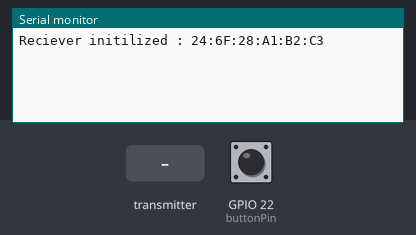
Recording of a sketch running on a simulated ESP32. Parts: the last lines printed to the serial monitor. The inputs (shaded band) are chosen by the test bench; at power-on: GPIO 22 (buttonPin) HIGH.

Above: at 1.2 s.
1.3 s: GPIO 22 (buttonPin) pulled LOW for 0.15 s
At 2.6 s:
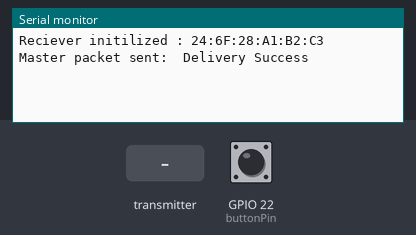
3.8 s: the transmitter starts sending a = 0
At 4.11 s:
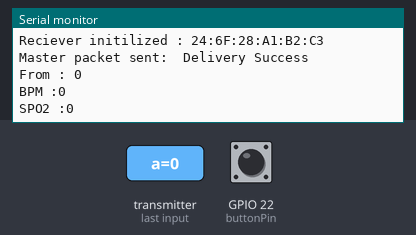
5.3 s: the transmitter starts sending bpm = 1024
6.8 s: the transmitter starts sending spo2 = 1024
At 7.11 s:
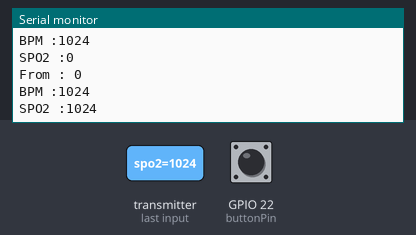
8.3 s: the transmitter starts sending a = 1
9.8 s: the transmitter starts sending bpm = 2048
Timing chart, 0 to 12.3 s (numbered marks = the images above; inputs shaded):
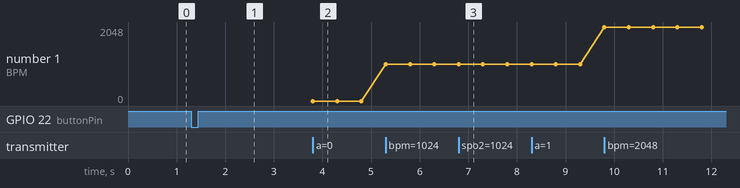

The sketch:

master-esp32.ino
```cpp
/*
* The purpose of this code is to allow a master ESP32 to control the measurement
* (heartbeat and blood oxygenation rate) and retrieve these values
* via the ESP-NOW protocol. This is the master code.
*/


/****************************/
/******** LIBRARIES *********/
/****************************/

#include <esp_now.h>
#include <WiFi.h>


/****************************/
/* VARIABLES INITIALISATION */
/****************************/

const char nom[10]="Master";                                                        // Name of the ESP to allow a better visualization
uint8_t broadcastAddress[] = {0x30, 0x83, 0x98, 0xDE, 0x0A, 0x34};                  // RECEIVER MAC ADDRESS

// Button
const int buttonPin = 22;
int buttonState = 0;
int envoi_succeed;

// Structure use in the ESP-NOW protocol, (must match the receiver structure)
typedef struct struct_message {
 char a[32];                                                                        // Name of the transmitter
 int bpm;                                                                           // BPM value
 int spo2;                                                                          // SPO2 value
} struct_message;
struct_message myData;
struct_message dataRcv;


/****************************/
/******** FUNCTIONS  ********/
/****************************/

// Callbacks for sending and receiving data
void OnDataSent(const uint8_t *mac_addr, esp_now_send_status_t status) {
 Serial.print(F("\r\nMaster packet sent:\t"));
 Serial.println(status == ESP_NOW_SEND_SUCCESS ? "Delivery Success" : "Delivery Fail"); // Print the state of the delivery
 if(status == ESP_NOW_SEND_SUCCESS) {                                               // If the message is send
  envoi_succeed = 1;                                                                 // This variable get the value 1
 }
}

void OnDataRecv(const uint8_t * mac, const uint8_t *incomingData, int len) {
 memcpy(&dataRcv, incomingData, sizeof(dataRcv));
 Serial.print("From : ");
 Serial.println(dataRcv.a);                                                         // Print the name of the transmitter of the message
 Serial.print("BPM :");
 Serial.println(dataRcv.bpm);                                                       // If actions are both -1, the slave send back measurements of BPM and SPO2
 Serial.print("SPO2 :");
 Serial.println(dataRcv.spo2);
 Serial.println();
}


/****************************/
/********** SETUP ***********/
/****************************/

void setup() {

 Serial.begin(115200); // Init Serial Monitor

 pinMode(buttonPin, INPUT_PULLUP); // Init button

 WiFi.mode(WIFI_STA); // Set device as a Wi-Fi Station

 // Init ESP-NOW
 if (esp_now_init() != ESP_OK) {
   Serial.println(F("Error initializing ESP-NOW"));
   return;
 }
 Serial.print(F("Reciever initilized : "));
 Serial.println(WiFi.macAddress());

 // Define callback functions
 esp_now_register_send_cb(OnDataSent);
 esp_now_register_recv_cb(OnDataRecv);

 // Register peer
 esp_now_peer_info_t peerInfo;
 peerInfo.channel = 0;
 peerInfo.encrypt = false;

 memcpy(peerInfo.peer_addr, broadcastAddress, 6);
 if (esp_now_add_peer(&peerInfo) != ESP_OK){
   Serial.println("Failed to add peer");
   return;
 }
}


/****************************/
/*********** LOOP ***********/
/****************************/

void loop() {

    buttonState = digitalRead(buttonPin);                                           // Read the state of the button

    if (buttonState == LOW) {                                                       // If it is pressed
      delay(1000);                                                                  // Wait 1 second
      envoi_succeed = 0;                                                             // Set envoi_suceed to 0

      strcpy(myData.a, nom);                                                        // Set values to send
      myData.bpm = -1;                                                              // bpm takes 0
      myData.spo2 = -1;                                                             // spo2 takes 0 too
      esp_err_t result0 = esp_now_send(broadcastAddress, (uint8_t *) &myData, sizeof(myData)); // Check the sending
      delay(1000);                                                                  // Wait 1 second
      while(envoi_succeed == 0) {                                                    // While the message is not received
        delay(1000);                                                                // Wait 1 second
        esp_err_t result0 = esp_now_send(broadcastAddress, (uint8_t *) &myData, sizeof(myData)); // Try to send it again
        delay(1000);                                                                // Wait 1 second
      }
    }
}
```

Measured:
- after the input at 1.3 s, the serial monitor: prints a new line after 1.0 s (image 1)
- after the input at 3.8 s, the serial monitor: prints a new line at once (image 2)
- after the input at 6.8 s, the serial monitor: prints a new line at once (image 3)
- plotted number 1: 0 → 1024 after the input at 5.3 s, 1024 → 2048 after the input at 9.8 s
